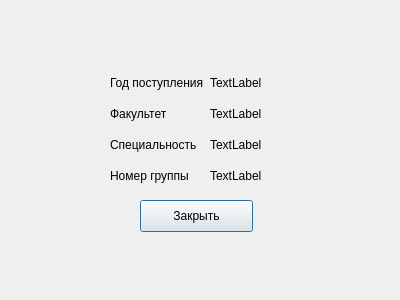
<?xml version="1.0" encoding="UTF-8"?>
<ui version="4.0">
 <class>InfoGroupWindow</class>
 <widget class="QDialog" name="InfoGroupWindow">
  <property name="geometry">
   <rect>
    <x>0</x>
    <y>0</y>
    <width>400</width>
    <height>300</height>
   </rect>
  </property>
  <property name="windowTitle">
   <string>Dialog</string>
  </property>
  <widget class="QPushButton" name="pushButton">
   <property name="geometry">
    <rect>
     <x>140</x>
     <y>200</y>
     <width>113</width>
     <height>32</height>
    </rect>
   </property>
   <property name="text">
    <string>Закрыть</string>
   </property>
  </widget>
  <widget class="QWidget" name="">
   <property name="geometry">
    <rect>
     <x>110</x>
     <y>70</y>
     <width>178</width>
     <height>118</height>
    </rect>
   </property>
   <layout class="QGridLayout" name="gridLayout">
    <item row="0" column="0">
     <widget class="QLabel" name="label">
      <property name="text">
       <string>Год поступления</string>
      </property>
     </widget>
    </item>
    <item row="0" column="1">
     <widget class="QLabel" name="yearLabel">
      <property name="text">
       <string>TextLabel</string>
      </property>
     </widget>
    </item>
    <item row="1" column="0">
     <widget class="QLabel" name="label_2">
      <property name="text">
       <string>Факультет</string>
      </property>
     </widget>
    </item>
    <item row="1" column="1">
     <widget class="QLabel" name="facultyLabel">
      <property name="text">
       <string>TextLabel</string>
      </property>
     </widget>
    </item>
    <item row="2" column="1">
     <widget class="QLabel" name="specialityLabel">
      <property name="text">
       <string>TextLabel</string>
      </property>
     </widget>
    </item>
    <item row="4" column="0">
     <widget class="QLabel" name="label_4">
      <property name="text">
       <string>Номер группы</string>
      </property>
     </widget>
    </item>
    <item row="4" column="1">
     <widget class="QLabel" name="groupLabel">
      <property name="text">
       <string>TextLabel</string>
      </property>
     </widget>
    </item>
    <item row="2" column="0">
     <widget class="QLabel" name="label_3">
      <property name="text">
       <string>Специальность</string>
      </property>
     </widget>
    </item>
   </layout>
  </widget>
 </widget>
 <resources/>
 <connections/>
</ui>
